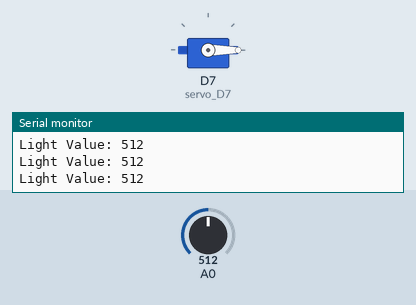
Simulated run of this sketch. Board: ESP8266 (NodeMCU). Parts: servo, the last lines printed to the serial monitor. The test bench sets the inputs (shaded band); at power-on: A0 = 512.

Above: at 1.2 s.
1.3 s: A0 set to 790
2.8 s: A0 set to 809
At 4.2 s:
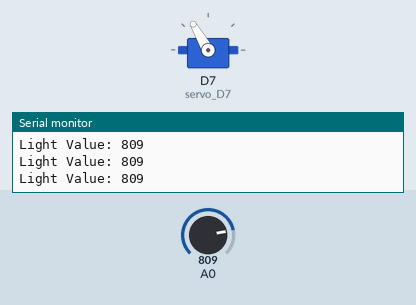
4.5 s: A0 set to 716
At 5.5 s:
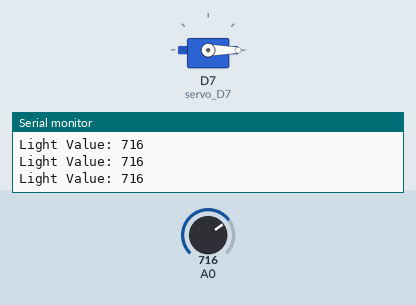
6.0 s: A0 set to 810
At 6.6 s:
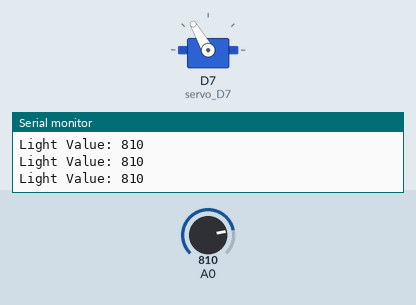
Timing chart, 0 to 8.5 s (numbered marks = the images above; inputs shaded):
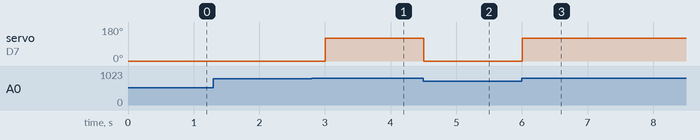

Measured:
- the behaviour switches between 800 and 801 on A0 (found by bisection; images 0 and 1)
- after the input at 2.8 s, servo on D7 (servo_D7): 0° → 120° after 0.20 s
- after the input at 4.5 s, servo on D7 (servo_D7): 120° → 0° at once
- after the input at 6.0 s, servo on D7 (servo_D7): 0° → 120° at once

The sketch:

Automatic_Curtain.ino
```cpp
#include <Servo.h>  //Including Servo motor Library

int lightValue;   // Declaring Variable.

Servo servo_D7;   // Servo Motor connected pin

void setup()
{
  Serial.begin(115200);  // For Serial monitor

  servo_D7.attach(D7);

}


void loop()
{
  lightValue = (analogRead(A0));  //Storing analog value in Variable
  Serial.print("Light Value: ");       // Printing Variable values on serial monitor
  Serial.println(lightValue);
  if (lightValue > 800) {                 // If variable value is more than 800
    servo_D7.write(120);               // Servo motor will move 120 degree

  } else {
    servo_D7.write(0);               // It will remain at zero position

  }
  delay(250);

}
```
